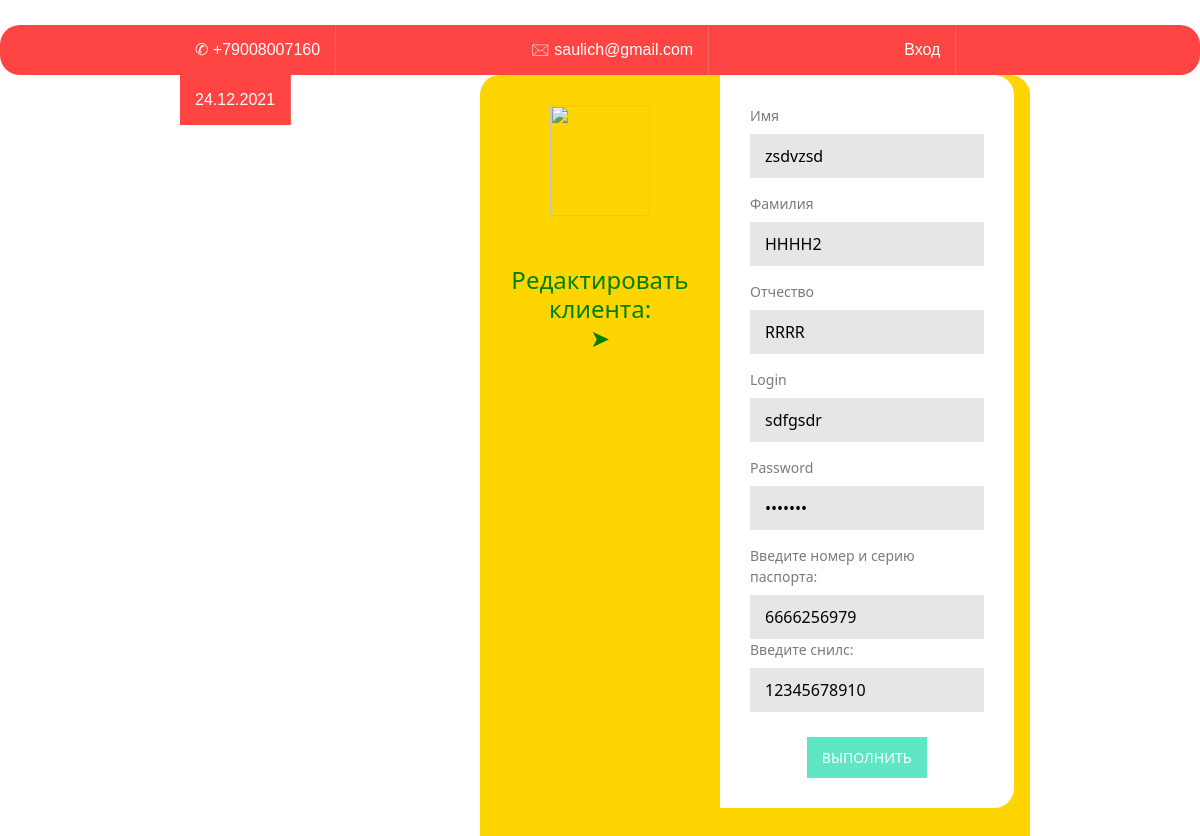
/edit_customer.html/1, run on an earlier commit of the app's database.
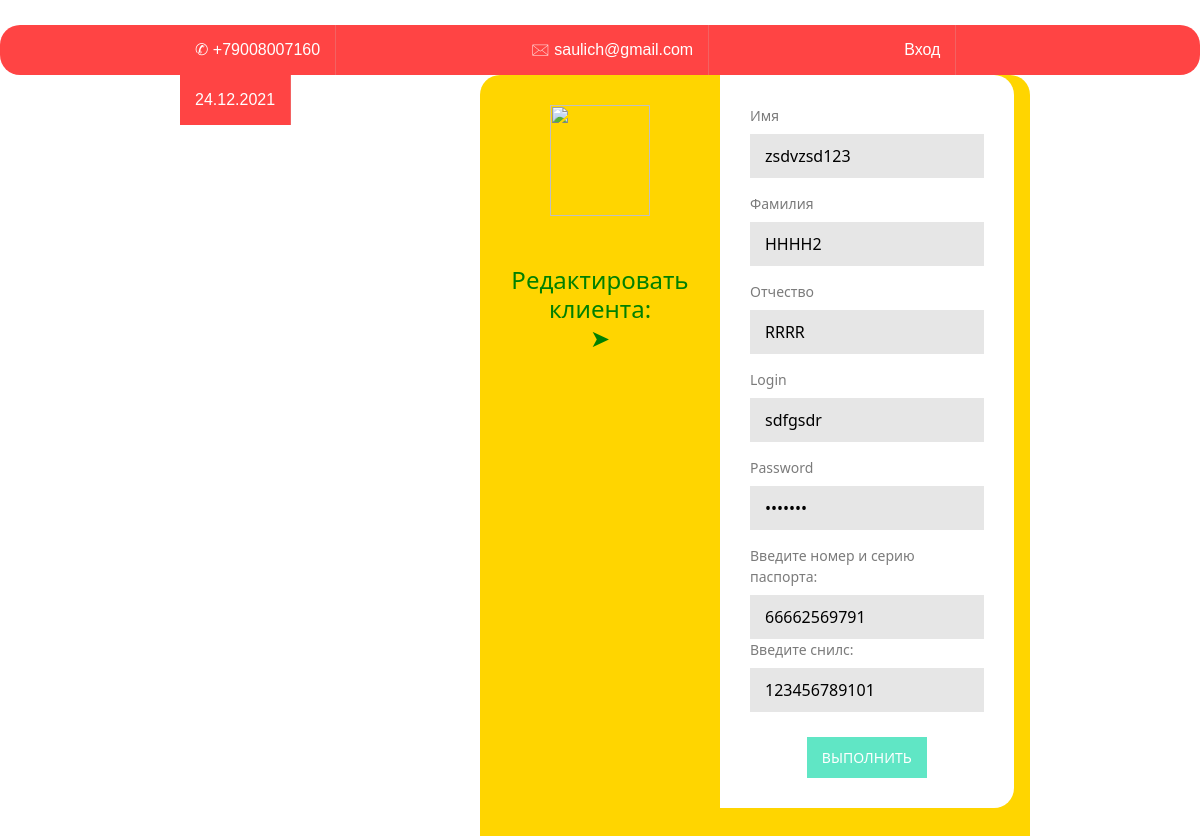
And on a later commit of the database.
### firstapp/models.py (models this page shows, shortened)
class User(models.Model):
    login = models.CharField(max_length=50)
    password = models.CharField(max_length=50)
    name = models.CharField(max_length=50)
    surname = models.CharField(max_length=50)
    patronymic = models.CharField(max_length=50)
    photo_profile = models.ImageField(upload_to="photos_profile/%Y/%m/%d", verbose_name="Фото профиля")

class Customer(models.Model):
    passport_data = models.CharField(max_length=150)
    snills = models.CharField(max_length=11)
    user = models.ForeignKey(User, on_delete=models.CASCADE)

### firstapp/views.py (the view, shortened to what this page needs)
# urls.py: path('edit_customer.html/<int:id>', EditCustomer.as_view()),
class EditCustomer(View):
    def get(self, request, id):
        infoUser = get_info_user(id)
        infoCustomer = Customer.objects.all()
        context = {
            'infoUser': infoUser,
            'infoCustomer':infoCustomer
        }
        return render(request, 'edit_customer.html', context=context)

### firstapp/basa.py (called while the page is built)
def get_info_user(id):
    rez = User.objects.filter(id = id)
    return rez

### firstapp/templates/edit_customer.html (shortened to what this page needs)
{% extends 'layout.html'%}
{% block content%}
<div class="form-wrap">
  <div class="profile"><img   src="http://cdn.onlinewebfonts.com/svg/download_243840.png" width="100" height="111">
    <h1>Редактировать клиента: <br>
    &#10148;</h1>
  </div>
  <form method="post" enctype="multipart/form-data">
      {% for info in infoUser %}
      {% for infoCust in infoCustomer %}
      {%if info.id == infoCust.user_id %}
      <div>
        <label for="name">Имя</label>
        <input type="text" name="name" value="{{info.name}}"  required>
      </div>
      <div>
        <label for="surname">Фамилия</label>
        <input type="text" name="surname" value="{{info.surname}}" required>
      </div>
      <div>
        <label for="patronymic">Отчество</label>
        <input type="text" name="patronymic" value="{{info.patronymic}}" required>
      </div>
      <div>
          <label for="login">Login</label>
          <input type="text" name="login" value="{{info.login}}" required>
      </div>
      <div>
          <label for="psw">Password</label>
          <input type="password" id="password-input"  name="password" value="{{info.password}}" required>
      </div>
      <div>
          <label for="pasport_data">Введите номер и серию паспорта:</label>
          <input type="number" size="12" value="{{infoCust.passport_data}}" name="numpasport" >
          <label for="snils">Введите снилс:</label>
          <input type="number" size="12" value="{{infoCust.snills}}" name="numsnils" >
      </div>
      {%endif%}
        {%endfor%}
      {%endfor%}
    <button type="submit" name="registration">Выполнить</button>
  </form>
</div>
{% endblock %}

What changed in the data, as far as the page shows it:
changed User "HHHH2": name "zsdvzsd" → "zsdvzsd123"
changed Customer: numpasport "6666256979" → "66662569791"; numsnils "12345678910" → "123456789101"
